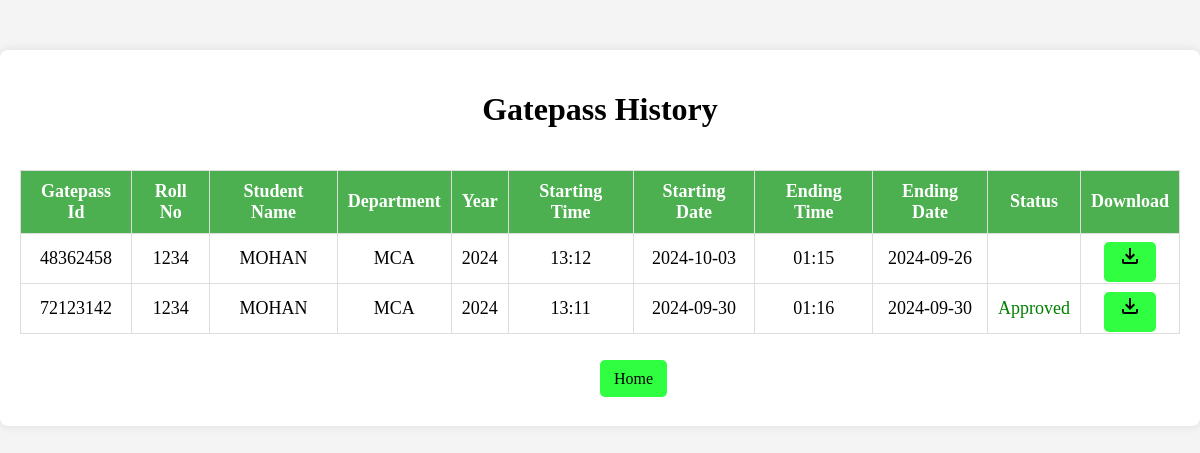
Screenshot of /user/ghistory.php (signed in) with the database file from the repository.
### tables this page shows
CREATE TABLE `students` (
  `sno` int(25) NOT NULL,
  `gid` varchar(25) NOT NULL,
  `roll_no` varchar(30) NOT NULL,
  `name` varchar(50) NOT NULL,
  `department` varchar(50) NOT NULL,
  `year` varchar(10) NOT NULL,
  `sdate` varchar(25) NOT NULL,
  `edate` varchar(25) NOT NULL,
  `stime` varchar(25) NOT NULL,
  `etime` varchar(25) NOT NULL,
  `reason` text NOT NULL,
  `status` varchar(50) NOT NULL,
  `reg_date` timestamp NOT NULL DEFAULT current_timestamp() ON UPDATE current_timestamp()
);

### user/ghistory.php (the view, shortened to what this page needs)
<html>
    <head>
    </head>
    <body>
    <div class="container">
    <h1>Gatepass History</h1>
        <?php
            include("db_connect.php");
            $sql = "SELECT * FROM students WHERE roll_no={$_SESSION['rno']} ORDER BY reg_date DESC";
            $result = $conn->query($sql);
            if ($result->num_rows > 0) {
              echo "<div style='overflow-x:auto;'>";
              echo "<table>";
                    echo "<tr>
                          <th>Gatepass Id</th>
                          <th>Roll No</th>
                          <th>Student Name</th>
                          <th>Department</th>
                          <th>Year</th>
                          <th>Starting Time</th>
                          <th>Starting Date</th>
                          <th>Ending Time</th>
                          <th>Ending Date</th>
                          <th>Status</th>
                          <th>Download</th>
                        </tr>";
                    while ($row = $result->fetch_assoc()){
                        echo "<tr>
                              <td>". $row["gid"] ."</td>
                              <td>" . $row["roll_no"] ."</td>
                              <td>" . $row["name"] . "</td>
                              <td>" . $row["department"] . "</td>
                              <td>" . $row["year"] . "</td>
                              <td>" . $row["stime"] . "</td>
                              <td>" . $row["sdate"] . "</td>
                              <td>" . $row["etime"] . "</td>
                              <td>" . $row["edate"] . "</td>
                              <td style='color: " . ($row['status'] == 'Approved' ? 'green' : ($row['status'] == 'Rejected' ? 'red' : 'black')) . ";'>" . $row['status'] . "</td>
                              <td><a href='../pdf/print-details.php?gid=".$row["gid"]." 'target=_blank class='table-link'><span class='material-symbols-outlined'>download</span></a></td>
                              </tr>";
                    }
                echo "</table>";
                echo "</div><br><br>";
            }
          else
            {
              echo '<center><h2>You Are not Applyed the Gatepass</center></h2>';
            }
        ?>
            <a href="index.php" class="back">Home</a><br><br>
  </div>
</body>
</html>

### user/ghistory.php (style rules this page uses)
body { background-image: url('../img/.jpg'); background-repeat: no-repeat; background-attachment: fixed; background-size: 100% 100%; }
body { font-family: 'Times New Roman', Times, serif; background-color: #f4f4f4; margin: 0; padding: 0; }
.container { max-width: auto; margin: 50px auto; background-color: #fff; padding: 20px; border-radius: 8px; box-shadow: 0 0 10px rgba(0, 0, 0, 0.1); }
table { width: 100%; border-collapse: collapse; margin-top: 20px; }
th, td { font-size: 18px; border: 1px solid #ddd; padding: 10px; text-align: center; }
th { background-color: #4caf50; color: white; }
h1 { text-align:center; }
.table-link { background-color: rgb(47, 255, 64); padding: 10px 14px; border-radius: 5px; color : black; text-decoration : none; }
.back { text-decoration: none; background-color: rgb(47, 255, 64); margin-left: 50%; padding: 10px 14px; border-radius: 5px; color: black; }

### rows the page displays
students: gid "48362458", roll_no "1234", name "MOHAN", department "MCA", year "2024", stime "13:12", sdate "2024-10-03", etime "01:15", edate "2024-09-26"
students: gid "72123142", roll_no "1234", name "MOHAN", department "MCA", year "2024", stime "13:11", sdate "2024-09-30", etime "01:16", edate "2024-09-30", status "Approved"
